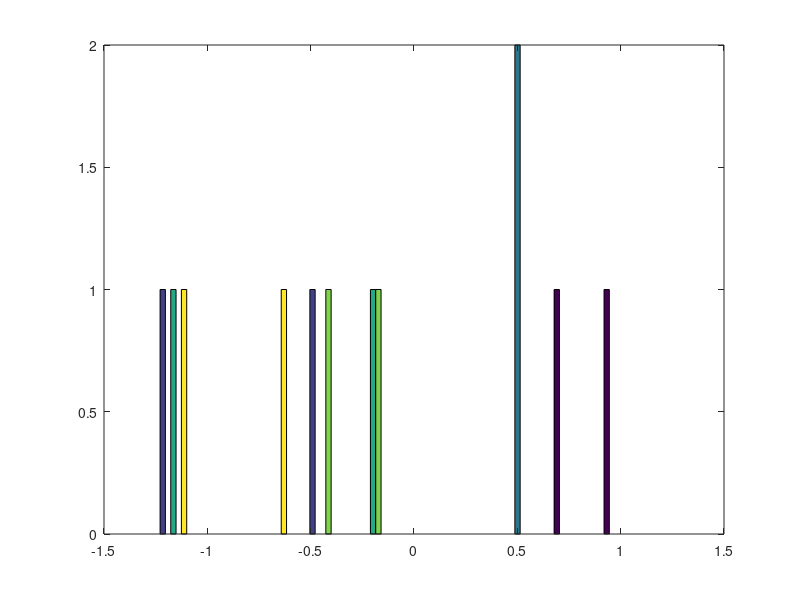

MATLAB code for this plot:
## Benjamin Chappell ##

5+6

3-2

1/2

2^6

1==2 %false 

1~=2 %true

1 && 0

1 || 0

xor(1, 0)

%semicolon makes it so that you don't print out whatever happens

a = 3
a=3;

A = [1 2; 3 4 ; 5 6]

v = 1:0.1:2

ones(2, 3)

C = 2*ones(2,3)

w = randn(2, 6)

hist(w)